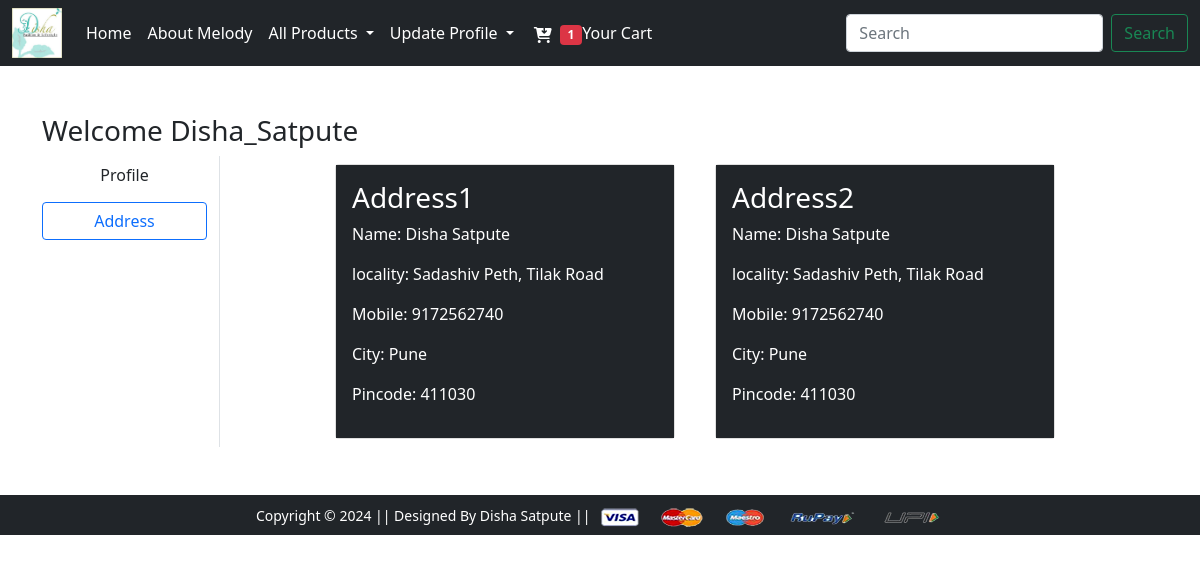
/address/ (signed in), run on the app's committed database.
### melodyapp/models.py (models this page shows, shortened)
class Customer(models.Model):
    user=models.ForeignKey(User,on_delete=models.CASCADE)
    name=models.CharField(max_length=200)
    locality=models.CharField(max_length=200)
    city=models.CharField(max_length=50)
    mobile=models.IntegerField(default=0)
    pincode=models.IntegerField(default=0)

### melodyapp/views.py (the view)
# urls.py: path('address/',views.address,name='address'),
def address(request):
    add= Customer.objects.filter(user=request.user)
    totalitem=0
    if request.user.is_authenticated:
        totalitem=len(Cart.objects.filter(user=request.user))
    return render(request,'address.html',locals())

### template/address.html (shortened to what this page needs)
{% extends "base.html" %}
{% load static %}
{% block main-content %}
    <div class="container my-5">
        <div class="row">
            <h3>Welcome <span class="text-capitalize">{{request.user}}</span></h3>
            <div class="col-sm-2 border-end">
                <ul class="list-unstyled">
                    <li class="d-grid"><a href="{% url 'profile' %}" class="btn btn">Profile</a></li>
                    <li class="d-grid my-2"><a href="{% url 'address' %}" class="btn btn-outline-primary">Address</a></li>
                </ul>
            </div>
            <div class="col-sm-8 offset-sm-1">
                <div class="row">
                    {% for ad in add %}
                        <div class="col-sm-6">
                            <div class="card m-2 ">
                                <div class="card-body bg-dark ">
                                    <h3 style="color: white;">Address{{forloop.counter}}</h3>
                                    <p style="color: white;">Name: {{ad.name}}</p>
                                    <p style="color: white;">locality: {{ad.locality}}</p>
                                    <p style="color: white;">Mobile: {{ad.mobile}}</p>
                                    <p style="color: white;">City: {{ad.city}}</p>
                                    <p style="color: white;">Pincode: {{ad.pincode}}</p>
                                </div>
                            </div>
                        </div>
                    {% endfor %}
                </div>
            </div>
        </div>
    </div>
{% endblock main-content %}

### data on the page
Customer: name "Disha Satpute", locality "Sadashiv Peth, Tilak Road", mobile "9172562740", city "Pune", pincode "411030"
Customer: name "Disha Satpute", locality "Sadashiv Peth, Tilak Road", mobile "9172562740", city "Pune", pincode "411030"

### other printed values
{{ totalitem }} "1"
{{ request.user }} "Disha_Satpute"
